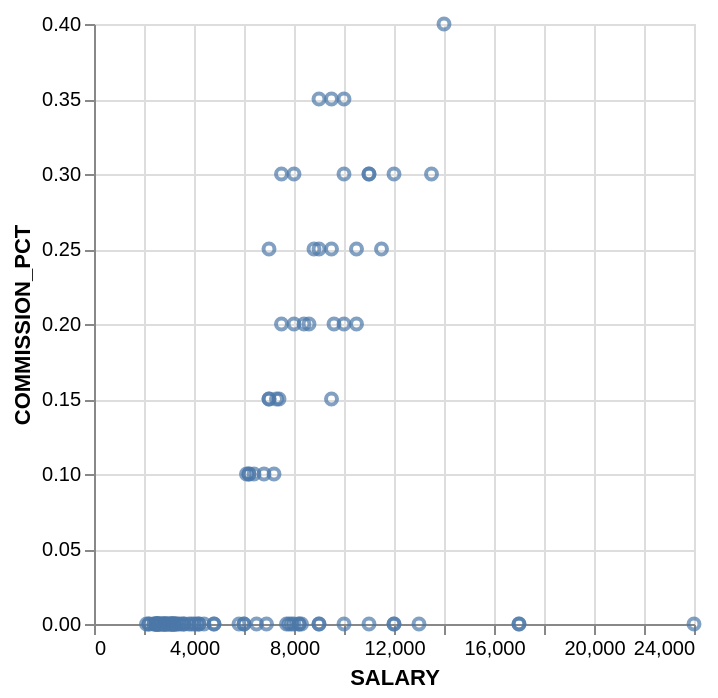

This figure's Vega-Lite source:
### Vega-Lite specification from a JSON file in a GitHub repository (floating-point values rounded to 4 significant figures)
{"data": {"values": [{"x_data": 24000, "y_data": 0}, {"x_data": 17000, "y_data": 0}, {"x_data": 17000, "y_data": 0}, {"x_data": 9000, "y_data": 0}, {"x_data": 6000, "y_data": 0}, {"x_data": 4800, "y_data": 0}, {"x_data": 4800, "y_data": 0}, {"x_data": 4200, "y_data": 0}, {"x_data": 12000, "y_data": 0}, {"x_data": 9000, "y_data": 0}, {"x_data": 8200, "y_data": 0}, {"x_data": 7700, "y_data": 0}, {"x_data": 7800, "y_data": 0}, {"x_data": 6900, "y_data": 0}, {"x_data": 11000, "y_data": 0}, {"x_data": 3100, "y_data": 0}, {"x_data": 2900, "y_data": 0}, {"x_data": 2800, "y_data": 0}, {"x_data": 2600, "y_data": 0}, {"x_data": 2500, "y_data": 0}, {"x_data": 8000, "y_data": 0}, {"x_data": 8200, "y_data": 0}, {"x_data": 7900, "y_data": 0}, {"x_data": 6500, "y_data": 0}, {"x_data": 5800, "y_data": 0}, {"x_data": 3200, "y_data": 0}, {"x_data": 2700, "y_data": 0}, {"x_data": 2400, "y_data": 0}, {"x_data": 2200, "y_data": 0}, {"x_data": 3300, "y_data": 0}, {"x_data": 2800, "y_data": 0}, {"x_data": 2500, "y_data": 0}, {"x_data": 2100, "y_data": 0}, {"x_data": 3300, "y_data": 0}, {"x_data": 2900, "y_data": 0}, {"x_data": 2400, "y_data": 0}, {"x_data": 2200, "y_data": 0}, {"x_data": 3600, "y_data": 0}, {"x_data": 3200, "y_data": 0}, {"x_data": 2700, "y_data": 0}, {"x_data": 2500, "y_data": 0}, {"x_data": 3500, "y_data": 0}, {"x_data": 3100, "y_data": 0}, {"x_data": 2600, "y_data": 0}, {"x_data": 2500, "y_data": 0}, {"x_data": 14000, "y_data": 0.4}, {"x_data": 13500, "y_data": 0.3}, {"x_data": 12000, "y_data": 0.3}, {"x_data": 11000, "y_data": 0.3}, {"x_data": 10500, "y_data": 0.2}, {"x_data": 10000, "y_data": 0.3}, {"x_data": 9500, "y_data": 0.25}, {"x_data": 9000, "y_data": 0.25}, {"x_data": 8000, "y_data": 0.2}, {"x_data": 7500, "y_data": 0.2}, {"x_data": 7000, "y_data": 0.15}, {"x_data": 10000, "y_data": 0.35}, {"x_data": 9500, "y_data": 0.35}, {"x_data": 9000, "y_data": 0.35}, {"x_data": 8000, "y_data": 0.3}, {"x_data": 7500, "y_data": 0.3}, {"x_data": 7000, "y_data": 0.25}, {"x_data": 10500, "y_data": 0.25}, {"x_data": 9500, "y_data": 0.15}, {"x_data": 7200, "y_data": 0.1}, {"x_data": 6800, "y_data": 0.1}, {"x_data": 6400, "y_data": 0.1}, {"x_data": 6200, "y_data": 0.1}, {"x_data": 11500, "y_data": 0.25}, {"x_data": 10000, "y_data": 0.2}, {"x_data": 9600, "y_data": 0.2}, {"x_data": 7400, "y_data": 0.15}, {"x_data": 7300, "y_data": 0.15}, {"x_data": 6100, "y_data": 0.1}, {"x_data": 11000, "y_data": 0.3}, {"x_data": 8800, "y_data": 0.25}, {"x_data": 8600, "y_data": 0.2}, {"x_data": 8400, "y_data": 0.2}, {"x_data": 7000, "y_data": 0.15}, {"x_data": 6200, "y_data": 0.1}, {"x_data": 3200, "y_data": 0}, {"x_data": 3100, "y_data": 0}, {"x_data": 2500, "y_data": 0}, {"x_data": 2800, "y_data": 0}, {"x_data": 4200, "y_data": 0}, {"x_data": 4100, "y_data": 0}, {"x_data": 3400, "y_data": 0}, {"x_data": 3000, "y_data": 0}, {"x_data": 3800, "y_data": 0}, {"x_data": 3600, "y_data": 0}, {"x_data": 2900, "y_data": 0}, {"x_data": 2500, "y_data": 0}, {"x_data": 4000, "y_data": 0}, {"x_data": 3900, "y_data": 0}, {"x_data": 3200, "y_data": 0}, {"x_data": 2800, "y_data": 0}, {"x_data": 3100, "y_data": 0}, {"x_data": 3000, "y_data": 0}, {"x_data": 2600, "y_data": 0}, {"x_data": 2600, "y_data": 0}, {"x_data": 4400, "y_data": 0}, {"x_data": 13000, "y_data": 0}, {"x_data": 6000, "y_data": 0}, {"x_data": 10000, "y_data": 0}, {"x_data": 12000, "y_data": 0}, {"x_data": 8300, "y_data": 0}]}, "mark": "point", "encoding": {"x": {"field": "x_data", "type": "quantitative", "title": "SALARY"}, "y": {"field": "y_data", "type": "quantitative", "title": "COMMISSION_PCT"}}}
